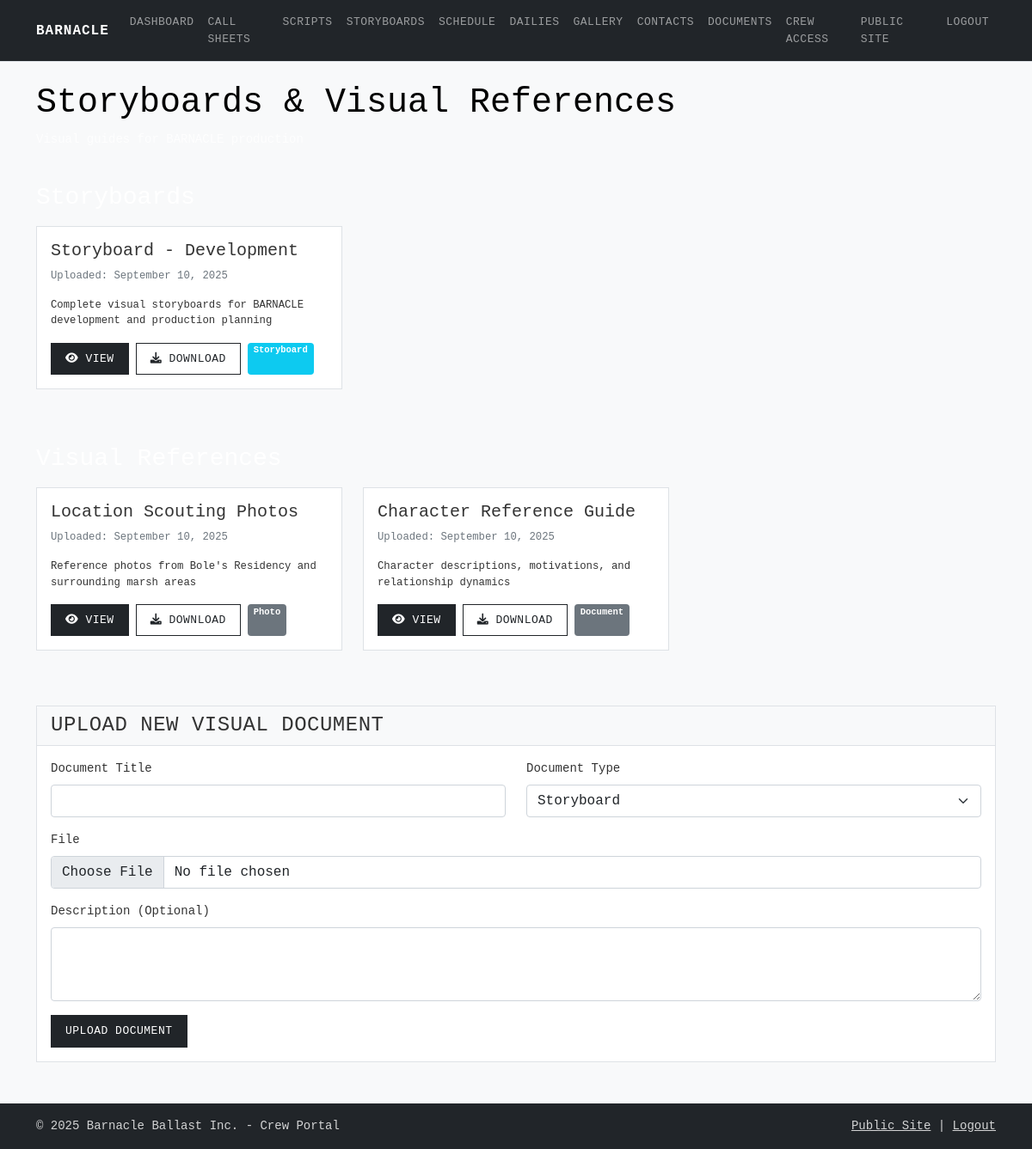
Page /crew/storyboards (signed in) on the committed database.
### app.py (models this page shows, shortened)
class Document(db.Model):
    id = db.Column(db.Integer, primary_key=True)
    title = db.Column(db.String(200), nullable=False)
    filename = db.Column(db.String(200), nullable=False)
    filepath = db.Column(db.String(300), nullable=False)
    document_type = db.Column(db.String(50), nullable=False)  # script, sides, dailies, photo, document
    file_size = db.Column(db.Integer)
    mime_type = db.Column(db.String(100))
    description = db.Column(db.Text)
    created_at = db.Column(db.DateTime, default=datetime.utcnow)
    created_by = db.Column(db.String(100))

### app.py (the view)
@app.route('/crew/storyboards')
def crew_storyboards():
    if not session.get('crew_logged_in'):
        return redirect(url_for('crew_login'))
    storyboards = Document.query.filter(
        (Document.document_type == 'document') &
        (Document.title.contains('Storyboard'))
    ).order_by(Document.created_at.desc()).all()
    visual_refs = Document.query.filter(
        (Document.document_type == 'photo') |
        (Document.document_type == 'document')
    ).filter(
        (Document.title.contains('Location')) |
        (Document.title.contains('Character')) |
        (Document.title.contains('Reference'))
    ).order_by(Document.created_at.desc()).all()
    return render_template('crew/storyboards.html', storyboards=storyboards, visual_refs=visual_refs)

### templates/crew/storyboards.html (shortened to what this page needs)
{% extends "crew/crew_base.html" %}
{% block content %}
<div class="container mt-4">
    <div class="row mb-4">
        <div class="col">
            <h1 class="text-black">Storyboards & Visual References</h1>
            <p class="text-light">Visual guides for BARNACLE production</p>
        </div>
    </div>
    <div class="row mb-5">
        <div class="col">
            <h3 class="text-white mb-3">Storyboards</h3>
            {% if storyboards %}
            <div class="row">
                {% for storyboard in storyboards %}
                <div class="col-md-6 col-lg-4 mb-3">
                    <div class="card">
                        <div class="card-body">
                            <h5 class="card-title">{{ storyboard.title }}</h5>
                            <p class="card-text small text-muted">
                                Uploaded: {{ storyboard.created_at.strftime('%B %d, %Y') }}
                            </p>
                            {% if storyboard.description %}
                            <p class="card-text small">{{ storyboard.description }}</p>
                            {% endif %}
                            <div class="d-flex gap-2">
                                <a href="{{ url_for('view_document', doc_id=storyboard.id) }}"
                                    class="btn btn-primary btn-sm">
                                    <i class="fas fa-eye"></i> View
                                </a>
                                <a href="{{ url_for('download_document', doc_id=storyboard.id) }}"
                                    class="btn btn-outline-primary btn-sm">
                                    <i class="fas fa-download"></i> Download
                                </a>
                                <span class="badge bg-info">Storyboard</span>
                            </div>
                        </div>
                    </div>
                </div>
                {% endfor %}
            </div>
            {% endif %}
        </div>
    </div>
    <div class="row mb-5">
        <div class="col">
            <h3 class="text-white mb-3">Visual References</h3>
            {% if visual_refs %}
            <div class="row">
                {% for ref in visual_refs %}
                <div class="col-md-6 col-lg-4 mb-3">
                    <div class="card">
                        <div class="card-body">
                            <h5 class="card-title">{{ ref.title }}</h5>
                            <p class="card-text small text-muted">
                                Uploaded: {{ ref.created_at.strftime('%B %d, %Y') }}
                            </p>
                            {% if ref.description %}
                            <p class="card-text small">{{ ref.description }}</p>
                            {% endif %}
                            <div class="d-flex gap-2">
                                <a href="{{ url_for('view_document', doc_id=ref.id) }}"
                                    class="btn btn-primary btn-sm">
                                    <i class="fas fa-eye"></i> View
                                </a>
                                <a href="{{ url_for('download_document', doc_id=ref.id) }}"
                                    class="btn btn-outline-primary btn-sm">
                                    <i class="fas fa-download"></i> Download
                                </a>
                                <span class="badge bg-secondary">{{ ref.document_type.title() }}</span>
                            </div>
                        </div>
                    </div>
                </div>
                {% endfor %}
            </div>
            {% endif %}
        </div>
    </div>
    <div class="row">
        <div class="col">
            <div class="card">
                <div class="card-header">
                    <h4 class="mb-0">Upload New Visual Document</h4>
                </div>
                <div class="card-body">
                    <form method="POST" enctype="multipart/form-data" action="/upload">
                        <div class="row">
                            <div class="col-md-6">
                                <div class="mb-3">
                                    <label for="title" class="form-label">Document Title</label>
                                    <input type="text" class="form-control" name="title" required>
                                </div>
                            </div>
                            <div class="col-md-6">
                                <div class="mb-3">
                                    <label for="type" class="form-label">Document Type</label>
                                    <select class="form-select" name="type" required>
                                        <option value="document">Storyboard</option>
                                    </select>
                                </div>
                            </div>
                        </div>
                        <div class="mb-3">
                            <label for="file" class="form-label">File</label>
                            <input type="file" class="form-control" name="file"
                                accept=".pdf,.jpg,.jpeg,.png,.gif" required>
                        </div>
                        <div class="mb-3">
                            <label for="description" class="form-label">Description (Optional)</label>
                            <textarea class="form-control" name="description" rows="3"></textarea>
                        </div>
                        <button type="submit" class="btn btn-primary">Upload Document</button>
                    </form>
                </div>
            </div>
        </div>
    </div>
</div>
{% endblock %}

### static/css/main.css (style rules this page uses)
:root { --bb-primary: #2c5f63; --bb-secondary: #6c757d; --bb-accent: #495057; --bb-dark: #212529; --bb-light: #f8f9fa; --bb-border: #dee2e6; }
body { font-family: 'SF Mono', 'Monaco', 'Inconsolata', 'Roboto Mono', 'Courier New', monospace; line-height: 1.5; font-size: 14px; color: var(--bb-dark); background-color: #ffffff; }
.btn { font-family: inherit; font-size: 13px; font-weight: 500; border-radius: 0; border: 1px solid var(--bb-border); padding: 8px 16px; text-transform: uppercase; letter-spacing: 0.5px; transition: all 0.2s ease; }
.btn-primary { background-color: var(--bb-dark); border-color: var(--bb-dark); color: white; }
.btn-outline-primary { color: var(--bb-dark); border-color: var(--bb-dark); background-color: transparent; }
.card { border: 1px solid var(--bb-border); border-radius: 0; box-shadow: none; background-color: white; }
.card-header { background-color: var(--bb-light); border-bottom: 1px solid var(--bb-border); font-weight: 600; font-size: 13px; text-transform: uppercase; letter-spacing: 0.5px; }
.crew-portal { background-color: #f8f9fa; color: var(--bb-dark); }

### static/css/crew.css (style rules this page uses)
.crew-portal { background-color: #f8f9fa; min-height: 100vh; font-family: 'SF Mono', 'Monaco', 'Inconsolata', 'Roboto Mono', 'Courier New', monospace; }
.crew-portal .card { background-color: rgba(255, 255, 255, 0.95); color: #333; }
.crew-portal .text-muted { color: #6c757d !important; }
.crew-portal .text-white { color: white !important; }
.crew-portal .text-light { color: rgba(255, 255, 255, 0.8) !important; }

### rows in the picture
Document: title "Storyboard - Development", created_at "September 10, 2025", description "Complete visual storyboards for BARNACLE development and production planning"
Document: title "Location Scouting Photos", created_at "September 10, 2025", description "Reference photos from Bole's Residency and surrounding marsh areas", document_type "Photo"
Document: title "Character Reference Guide", created_at "September 10, 2025", description "Character descriptions, motivations, and relationship dynamics", document_type "Document"
